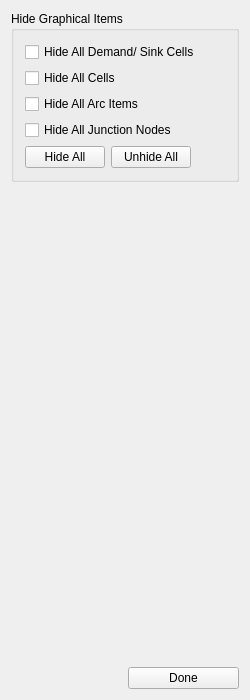
<?xml version="1.0" encoding="UTF-8"?>
<ui version="4.0">
 <class>DShowHidePanel</class>
 <widget class="QWidget" name="DShowHidePanel">
  <property name="geometry">
   <rect>
    <x>0</x>
    <y>0</y>
    <width>250</width>
    <height>700</height>
   </rect>
  </property>
  <property name="windowTitle">
   <string>DShowHidePanel</string>
  </property>
  <layout class="QVBoxLayout" name="DShowHidePanelWidget_verticalLayout">
   <item>
    <widget class="QGroupBox" name="ShowHide_groupBox">
     <property name="title">
      <string>Hide Graphical Items</string>
     </property>
     <layout class="QVBoxLayout" name="ShowHide_groupBox_verticalLayout">
      <item>
       <widget class="QCheckBox" name="HideDmdSnkCells_checkBox">
        <property name="text">
         <string>Hide All Demand/ Sink Cells</string>
        </property>
       </widget>
      </item>
      <item>
       <widget class="QCheckBox" name="HideCells_checkBox">
        <property name="text">
         <string>Hide All Cells</string>
        </property>
       </widget>
      </item>
      <item>
       <widget class="QCheckBox" name="HideArcs_checkBox">
        <property name="text">
         <string>Hide All Arc Items</string>
        </property>
       </widget>
      </item>
      <item>
       <widget class="QCheckBox" name="HideJunctions_checkBox">
        <property name="text">
         <string>Hide All Junction Nodes</string>
        </property>
       </widget>
      </item>
      <item>
       <layout class="QHBoxLayout" name="HideAll_horizontalLayout">
        <item>
         <widget class="QPushButton" name="HideAll_pushButton">
          <property name="text">
           <string>Hide All</string>
          </property>
         </widget>
        </item>
        <item>
         <widget class="QPushButton" name="UnhideAll_pushButton">
          <property name="text">
           <string>Unhide All</string>
          </property>
         </widget>
        </item>
        <item>
         <spacer name="HideAll_horizontalSpacer">
          <property name="orientation">
           <enum>Qt::Horizontal</enum>
          </property>
          <property name="sizeHint" stdset="0">
           <size>
            <width>40</width>
            <height>20</height>
           </size>
          </property>
         </spacer>
        </item>
       </layout>
      </item>
     </layout>
    </widget>
   </item>
   <item>
    <spacer name="ShowHide_verticalSpacer">
     <property name="orientation">
      <enum>Qt::Vertical</enum>
     </property>
     <property name="sizeHint" stdset="0">
      <size>
       <width>20</width>
       <height>40</height>
      </size>
     </property>
    </spacer>
   </item>
   <item>
    <layout class="QHBoxLayout" name="Cancel_horizontalLayout">
     <item>
      <widget class="QLabel" name="Feedback_Label">
       <property name="text">
        <string/>
       </property>
      </widget>
     </item>
     <item>
      <widget class="QPushButton" name="Done_Button">
       <property name="text">
        <string>Done</string>
       </property>
      </widget>
     </item>
    </layout>
   </item>
  </layout>
 </widget>
 <layoutdefault spacing="6" margin="11"/>
 <tabstops>
  <tabstop>HideDmdSnkCells_checkBox</tabstop>
  <tabstop>HideCells_checkBox</tabstop>
  <tabstop>HideArcs_checkBox</tabstop>
  <tabstop>HideJunctions_checkBox</tabstop>
  <tabstop>HideAll_pushButton</tabstop>
  <tabstop>UnhideAll_pushButton</tabstop>
  <tabstop>Done_Button</tabstop>
 </tabstops>
 <resources/>
 <connections/>
</ui>
